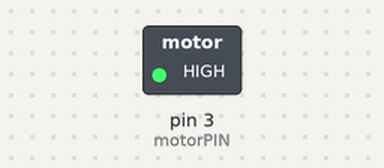
Simulated run of this sketch. Board: Arduino Uno, built with avr-gcc and run on an emulated ATmega328P. Shown: switched loads named in the sketch (green lamp = pin HIGH).

Above: at 0.1 s.
Timing chart, 0 to 1.6 s (numbered marks = the images above):
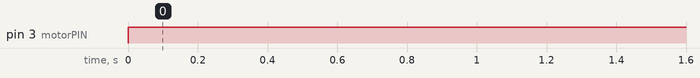

Measured:
- by itself, pin 3 (motorPIN): LOW → HIGH at 0.00 s

The sketch:

_____.ino
```cpp
byte motorPIN = 3;

void setup(void)
{
	pinMode( motorPIN , OUTPUT );
}

void loop(void)
{
  //類比輸出可以用0~255的數值控制直流馬達轉速.
  analogWrite( motorPIN , 255 );
}
```
